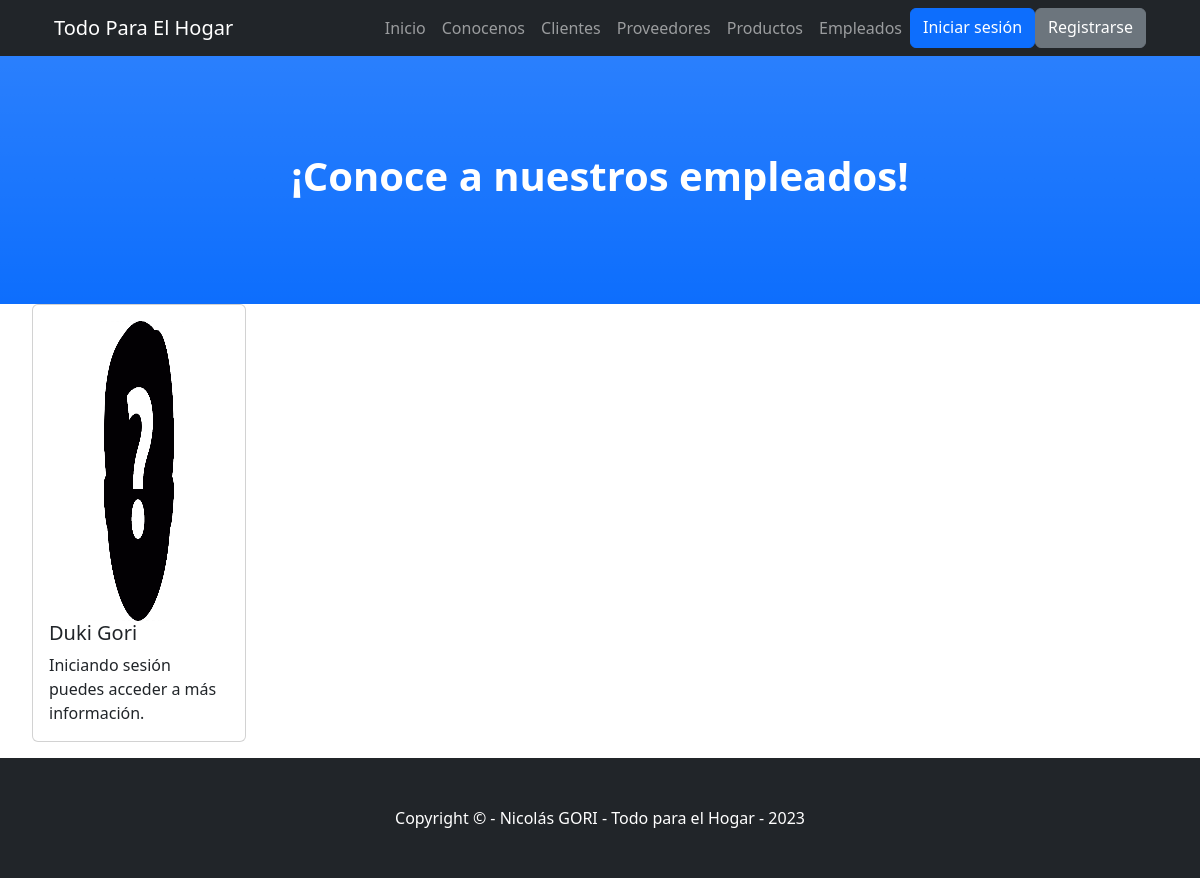
The app's page /SupermercadoApp/empleado/list, older data.
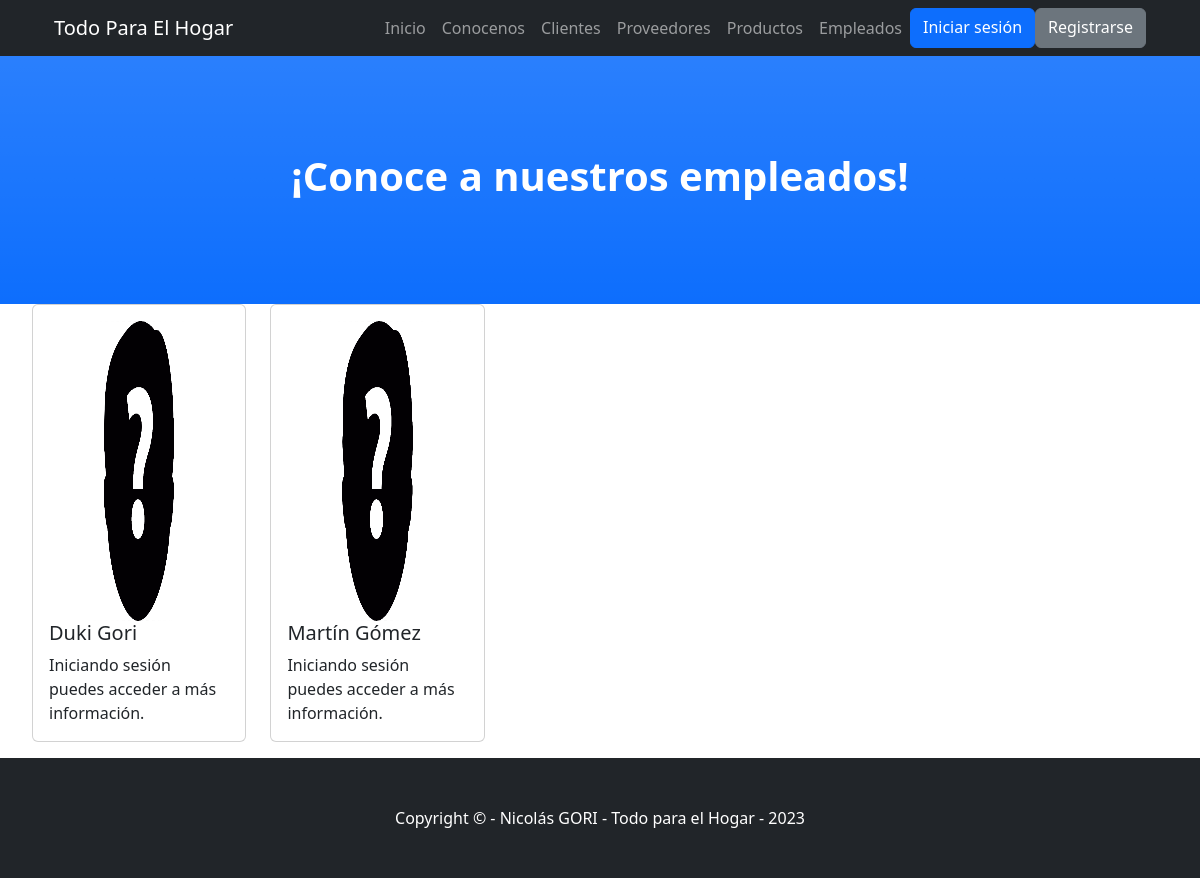
The same page, newer data.
### SupermercadoApp/models.py (models this page shows, shortened)
class Empleado(models.Model):
    nombre_empleado = models.CharField(max_length=30)
    apellido_empleado = models.CharField(max_length=30)
    puesto = models.CharField(max_length=20)
    sueldo = models.IntegerField()
    numero_identidad = models.IntegerField()
    imagen = models.ImageField(upload_to='empleados', null=True, blank = True)

### SupermercadoApp/views.py (the view)
# urls.py: path('empleado/list', EmpleadoList.as_view(), name="Empleados_List"),
class EmpleadoList(ListView):
    model = Empleado
    template_name = "SupermercadoApp/empleado-list.html"

### SupermercadoApp/context_processor.py (called while the page is built)
def custom_user(request):
    context = auth(request)
    user = context["user"]
    if user.is_authenticated:
        avatar = Avatar.objects.filter(user=request.user.id)
        if len(avatar) > 0:
            context["user_avatar"] = avatar[0]
        else: context["user_avatar"] = ""
    return context

### SupermercadoApp/templates/SupermercadoApp/empleado-list.html (shortened to what this page needs)
{% extends "SupermercadoApp/main.html" %}
{% load static %}
{% block titulo %}
    <h1 class="fw-bolder">¡Conoce a nuestros empleados!</h1>
{% endblock %}
{% block contenidosQueVarian %}
    <ul>
        <div class="row row-cols-1 row-cols-md-5 g-4">
            {% for empleado in object_list %}
                <div class="col">
                    <div class="card">
                        <div class="card-body">
                            {% if request.user.is_authenticated %}
                                {% if empleado.imagen %}
                                    <img src="{{ empleado.imagen.url }}" height="300em" alt="" class="card-img-top">
                                {% else %}
                                    <img src="../../media/empleados/empleado_default.png" height="300em" alt="" class="card-img-top">
                                {% endif %}
                            {% else %}
                                <img src="../../media/empleados/empleado_default.png" height="300em" alt="" class="card-img-top">
                            {% endif %}
                            <h5 class="card-title">{{ empleado.nombre_empleado }} {{ empleado.apellido_empleado }}</h5>
                            {% if request.user.is_authenticated %}
                                <p class="card-text">Haz click en "Ver más" para acceder a toda la información.</p>
                                <a href="{% url 'Empleado_Detail' empleado.id %}" class="btn btn-primary">Ver más</a>
                                    {% if request.user.is_staff %}
                                        <a href="{% url 'Empleado_Edit' empleado.id %}" class="btn btn-primary">Editar</a>
                                        <a href="{% url 'Empleado_Delete' empleado.id %}" class="btn btn-secondary">Borrar</a>
                                    {% endif %}
                                {% else %}
                                <p class="card-text">Iniciando sesión puedes acceder a más información.</p>
                            {% endif %}
                        </div>
                    </div>
                </div>
            {% endfor %}
        </div>
    </ul>
{% endblock %}

Row changes from the older to the newer data that the page shows:
added Empleado: nombre_empleado "Martín", apellido_empleado "Gómez"
